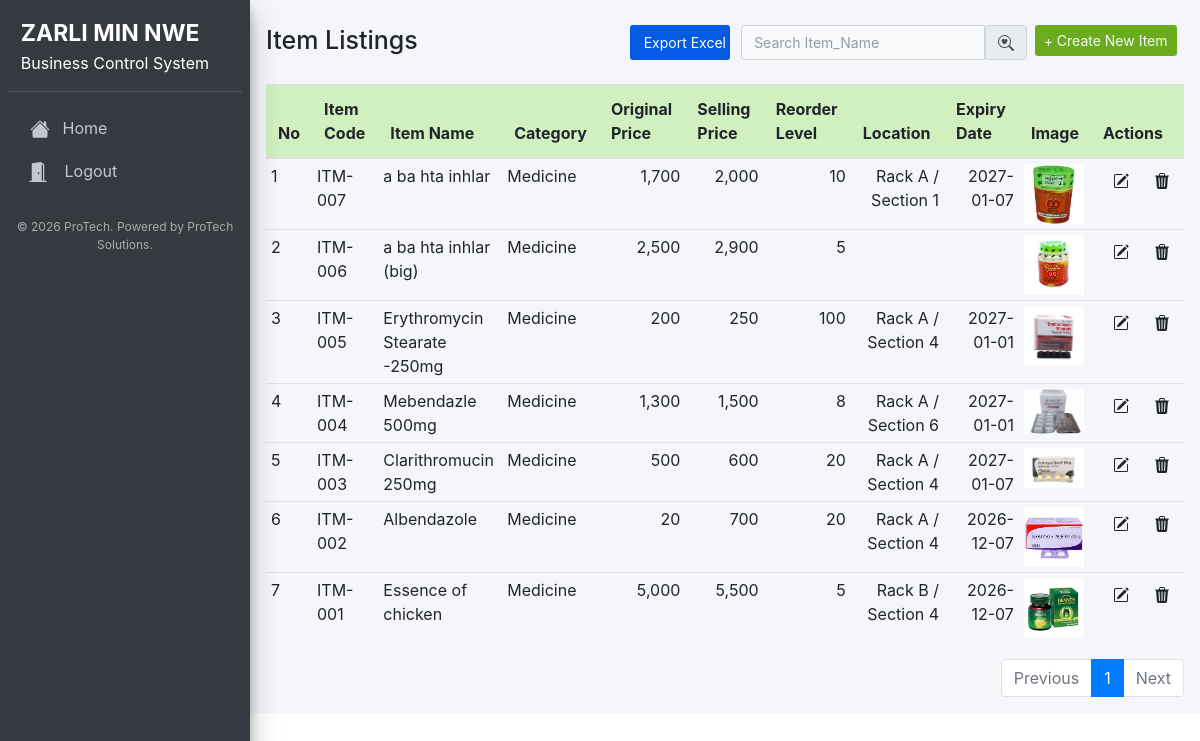
Page /item.php (signed in) on the committed database.
### tables this page shows
CREATE TABLE `item` (
  `id` int(11) NOT NULL,
  `item_id` varchar(255) NOT NULL,
  `item_name` varchar(255) NOT NULL,
  `categories_id` varchar(255) NOT NULL,
  `original_price` int(11) NOT NULL,
  `selling_price` int(11) NOT NULL,
  `reorder_level` int(11) NOT NULL,
  `item_image` varchar(255) DEFAULT NULL,
  `expiry_date` date DEFAULT NULL,
  `location` varchar(255) DEFAULT NULL
);

CREATE TABLE `categories` (
  `id` int(11) NOT NULL,
  `categories_code` varchar(255) NOT NULL,
  `categories_name` varchar(255) NOT NULL
);

### item.php (the view, shortened to what this page needs)
<?php
require '../Config/config.php';
?>
<?php include 'header.php'; ?>
<?php
if (!empty($_GET['pageno'])) {
  $pageno = $_GET['pageno'];
} else {
  $pageno = 1;
}
$numOfrecs = 10;
$offset = ($pageno - 1) * $numOfrecs;
if (empty($_POST['search'])) {
  $stmt = $pdo->prepare("SELECT * FROM item ORDER BY id DESC");
  $stmt->execute();
  $rawResult = $stmt->fetchAll();
  $total_pages = ceil(count($rawResult) / $numOfrecs);
  $stmt = $pdo->prepare("SELECT * FROM item ORDER BY id DESC LIMIT $offset,$numOfrecs");
  $stmt->execute();
  $result = $stmt->fetchAll();
}
?>
<div class="col-md-12 px-3">
  <div class="d-flex mt-4 mb-4 justify-content-between">
    <div class="">
      <h1 class="card-title">Item Listings</h1>
    </div>
    <div class="d-flex text-right">
      <div class="col">
        <a href="export_excel.php?table=item&search=<?= urlencode($_POST['search'] ?? '') ?>" class="btn export-btn btn-sm">
          Export Excel
        </a>
      </div>
      <div class="ml-1">
        <form class="" action="" method="post">
          <div class="input-group">
            <input type="text" class="form-control" placeholder="Search Item_Name" name="search">
            <button type="submit" class="input-group-text" id="basic-addon2">
            </button>
          </div>
        </form>
      </div>
      <div class="col">
        <a href="item_add.php" type="button" class="btn btn-purple btn-sm text-light">+ Create New Item</a>
      </div>
    </div>
  </div>
  <div>
    <table class="table table-hover">
      <thead class="custom-thead">
        <tr>
          <th style="width: 10px">No</th>
          <th>Item Code</th>
          <th>Item Name</th>
          <th>Category</th>
          <th>Original Price</th>
          <th>Selling Price</th>
          <th>Reorder Level</th>
          <th>Location</th>
          <th>Expiry Date</th>
          <th>Image</th>
          <th style="width:40px;">Actions</th>
        </tr>
      </thead>
      <tbody>
        <?php
        if ($result) {
          $idd = 1;
          foreach ($result as $value) {
            $id = $value['categories_id'];
            $catStmt = $pdo->prepare("SELECT * FROM categories WHERE categories_code='$id'");
            $catStmt->execute();
            $catResult = $catStmt->fetch(PDO::FETCH_ASSOC);
        ?>
            <tr>
              <td><?php echo $idd; ?></td>
              <td><?php echo $value['item_id']; ?></td>
              <td><?php echo $value['item_name']; ?></td>
              <td><?php echo $catResult['categories_name']; ?></td>
              <td class="text-right"><?php echo number_format($value['original_price']); ?></td>
              <td class="text-right"><?php echo number_format($value['selling_price']); ?></td>
              <td class="text-right"><?php echo number_format($value['reorder_level']); ?></td>
              <td class="text-right"><?php echo $value['location']; ?></td>
              <td class="text-right"><?php echo $value['expiry_date']; ?></td>
              <td>
                <?php
                if(!empty($value['item_image'])){
                ?>
                <img src="images/<?php echo $value['item_image']; ?>" width="60">
                <?php
                }else{
                  echo "...";
                }
                ?>
              </td>
              <td>
                <div class="btn-group">
                  <div class="container">
                    <a href="item_edit.php?id=<?php echo $value['id']; ?>" type="button" class="btn btn-sm">
                    </a>
                  </div>
                  <div class="contaienr">
                    <a href="item_delete.php?id=<?php echo $value['id']; ?>" type="button" class="btn btn-sm delete-item">
                    </a>
                  </div>
                </div>
              </td>
            </tr>
        <?php
            $idd++;
          }
        }
        ?>
      </tbody>
    </table>
  </div>
  <nav>
    <ul class="pagination justify-content-end">
      <li class="page-item <?= ($pageno <= 1) ? 'disabled' : '' ?>">
        <a class="page-link" href="?pageno=<?= $pageno - 1 ?>">Previous</a>
      </li>
      <?php for ($i = 1; $i <= $total_pages; $i++) : ?>
        <li class="page-item <?= ($i == $pageno) ? 'active' : '' ?>">
          <a class="page-link" href="?pageno=<?= $i ?>"><?= $i ?></a>
        </li>
      <?php endfor; ?>
      <li class="page-item <?= ($pageno >= $total_pages) ? 'disabled' : '' ?>">
        <a class="page-link" href="?pageno=<?= $pageno + 1 ?>">Next</a>
      </li>
    </ul>
  </nav>
</div>

### header.php (style rules this page uses)
.card-title { font-size: 25px; font-weight: 500; }
.btn-purple { background-color: rgba(105, 173, 31, 1) !important; }
.export-btn { color: white; background-color: #055ae3; padding: 6px 13px; border-radius: 3px; width: 100px; }
.table thead.custom-thead th { background-color: #d0f0c0; }
.table td, .table tr { padding: 5px; }
.form-control { height: 35px; font-size: 14px; background-color: rgba(255, 255, 255, 0.5); }

### rows in the picture
item: item "ITM-007", item_name "a ba hta inhlar", categories.categories_name "Medicine", original_price "1,700", selling_price "2,000", reorder_level "10", location "Rack A / Section 1", expiry_date "2027-01-07", item_image (picture)
item: item "ITM-006", item_name "a ba hta inhlar (big)", categories.categories_name "Medicine", original_price "2,500", selling_price "2,900", reorder_level "5", item_image (picture)
item: item "ITM-005", item_name "Erythromycin Stearate -250mg", categories.categories_name "Medicine", original_price "200", selling_price "250", reorder_level "100", location "Rack A / Section 4", expiry_date "2027-01-01", item_image (picture)
item: item "ITM-004", item_name "Mebendazle 500mg", categories.categories_name "Medicine", original_price "1,300", selling_price "1,500", reorder_level "8", location "Rack A / Section 6", expiry_date "2027-01-01", item_image (picture)
item: item "ITM-003", item_name "Clarithromucin 250mg", categories.categories_name "Medicine", original_price "500", selling_price "600", reorder_level "20", location "Rack A / Section 4", expiry_date "2027-01-07", item_image (picture)
item: item "ITM-002", item_name "Albendazole", categories.categories_name "Medicine", original_price "20", selling_price "700", reorder_level "20", location "Rack A / Section 4", expiry_date "2026-12-07", item_image (picture)
item: item "ITM-001", item_name "Essence of chicken", categories.categories_name "Medicine", original_price "5,000", selling_price "5,500", reorder_level "5", location "Rack B / Section 4", expiry_date "2026-12-07", item_image (picture)
